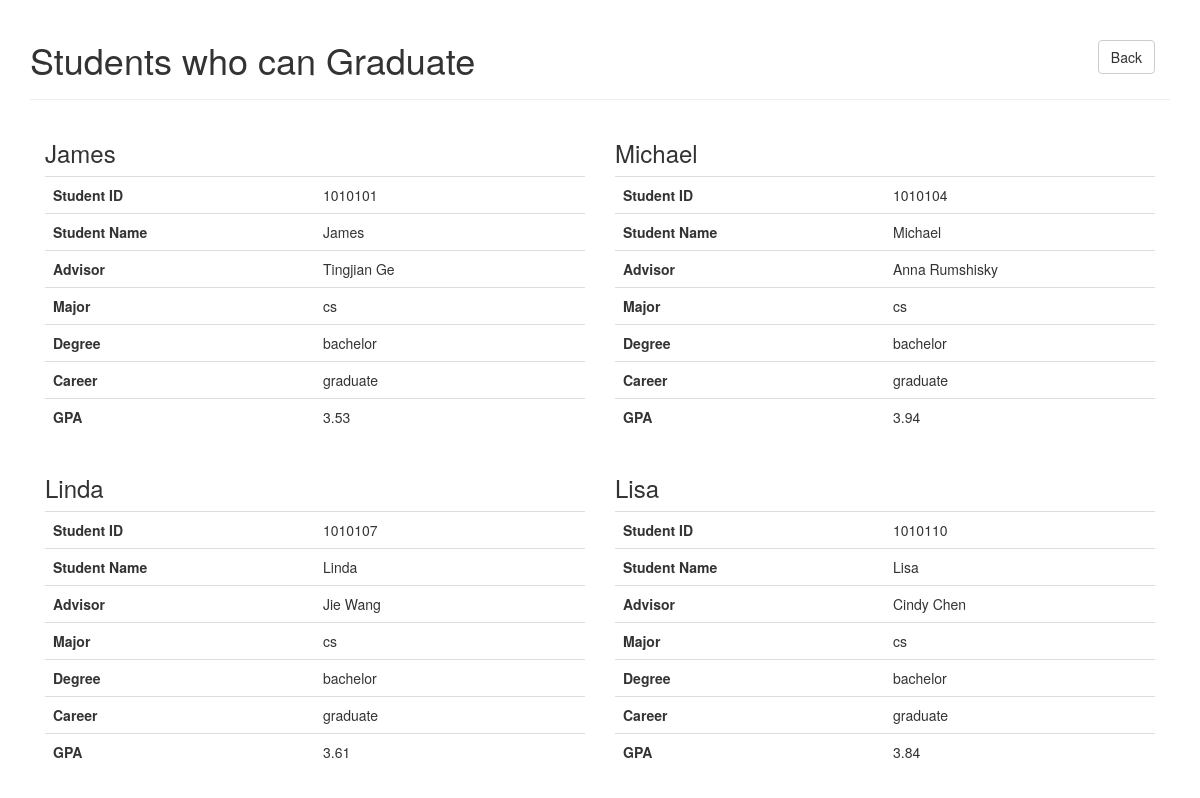
Screenshot of /studentsGraduating.php with the database file from the repository.
### tables this page shows
CREATE TABLE `students` (
  `SID` int(11) NOT NULL,
  `name` varchar(255) DEFAULT NULL,
  `IID` int(11) DEFAULT NULL,
  `major` varchar(255) DEFAULT NULL,
  `degreeHeld` varchar(255) DEFAULT NULL,
  `career` varchar(255) DEFAULT NULL,
  PRIMARY KEY (`SID`),
  KEY `IID` (`IID`),
  CONSTRAINT `students_ibfk_1` FOREIGN KEY (`IID`) REFERENCES `instructors` (`IID`) ON DELETE CASCADE ON UPDATE CASCADE
);

CREATE TABLE `instructors` (
  `IID` int(11) NOT NULL,
  `name` varchar(255) DEFAULT NULL,
  `rank` varchar(255) DEFAULT NULL,
  PRIMARY KEY (`IID`)
);

### html/functions.php (the view, shortened to what this page needs)
<?php
  function doQuery($query) {
    $con = new mysqli("localhost", "root", "", "GradStudents");
    $result = $con->query($query);
    return $result;
  }
  function calculateGPA($SID) {
    $possibleGrades = array("A"  => 4.00,
                            "A-" => 3.7,
                            "B+" => 3.3,
                            "B"  => 3.00,
                            "B-" => 2.7,
                            "C+" => 2.3,
                            "C"  => 2.00,
                            "C-" => 1.7,
                            "D+" => 1.3,
                            "D"  => 1.0,
                            "F"  => 0.00);
    $enrolled = doQuery("SELECT CID, grade FROM enrollment WHERE SID = '$SID'");
    $grade = 0;
    $count = 0;
    while($row = $enrolled->fetch_assoc()) {
      $course = doQuery("SELECT groupID FROM courses WHERE CID =".$row['CID'])->fetch_assoc();
      if ($course['groupID'] > 0) {
        $grade += $possibleGrades[$row['grade']];
        $count++;
      }
    }
    $grade /= $count;
    return $grade;
  }
  function displayStudentInfo($SID) {
      $student = doQuery("SELECT * FROM students WHERE SID = '$SID'")->fetch_assoc();
      $instructor = doQuery("SELECT name FROM instructors WHERE IID =".$student['IID'])->fetch_assoc();
      echo '
      <div class="table-responsive">
        <table class="table table-hover">
          <tr>
            <th class="col-md-2">Student ID</th>
            <td class="col-md-2">', $SID, '</td>
          </tr>
          <tr>
            <th class="col-md-2">Student Name</th>
            <td class="col-md-2">', $student['name'], '</td>
          </tr>
          <tr>
            <th class="col-md-2">Advisor</th>
            <td class="col-md-2">', $instructor['name'], '</td>
          </tr>
          <tr>
            <th class="col-md-2">Major</th>
            <td class="col-md-2">', $student['major'], '</td>
          </tr>
          <tr>
            <th class="col-md-2">Degree</th>
            <td class="col-md-2">', $student['degreeHeld'], '</td>
          </tr>
          <tr>
            <th class="col-md-2">Career</th>
            <td class="col-md-2">', $student['career'], '</td>
          </tr>
          <tr>
            <th class="col-md-2">GPA</th>
            <td class="col-md-2">', calculateGPA($SID), '</td>
          </tr>
        </table>
      </div>';
  }
  function returnStudentGraduationStatus($SID) {
    $credits     = 0;
    $grade       = 0;
    $counter     = 0;
    $lessThanB   = 0;
    $groups      = array(0, 0, 0, 0, 0);
    $canGraduate = 1;
    $possibleGrades = array("A"  => 4.00,
                            "A-" => 3.7,
                            "B+" => 3.3,
                            "B"  => 3.00,
                            "B-" => 2.7,
                            "C+" => 2.3,
                            "C"  => 2.00,
                            "C-" => 1.7,
                            "D+" => 1.3,
                            "D"  => 1.0,
                            "F"  => 0.00);
    $enrolled = doQuery("SELECT * FROM enrollment WHERE SID = '$SID'");
    while($row = $enrolled->fetch_assoc()) {
      $class = doQuery("SELECT * FROM courses WHERE CID =".$row['CID'])->fetch_assoc();
      if ($class['groupID'] > 0) {
        if ($class['name'] == 'Algorithms')
          $groups[1] = 1;
        elseif ($class['groupID'] > 1)
          $groups[$class['groupID']] = 1;
        $credits += $class['credits'];
        $grade   += $possibleGrades[$row['grade']];
        $counter += 1;
        if ($possibleGrades[$row['grade']] < $possibleGrades['B'])
          $lessThanB += 1;
      }
    }
    $grade /= $counter;
    if ($credits < 30) {
      $canGraduate = 0;
    }
    if ($groups[1] == 0) {
      $canGraduate = 0;
    }
    if ($groups[4] == 0) {
      $canGraduate = 0;
    }
    if ($grade < $possibleGrades['B']) {
      $canGraduate = 0;
    }
    if ($lessThanB > 2) {
      $canGraduate = 0;
    }
    $conditions = doQuery("SELECT CID FROM conditions
                          WHERE SID = '$SID' AND
                                CID NOT IN (SELECT CID FROM enrollment
                                            WHERE SID = '$SID')");
    while($row = $conditions->fetch_assoc()) {
      $canGraduate = 0;
    }
    return $canGraduate;
  }
?>

### html/studentsGraduating.php (shortened to what this page needs)
<!DOCTYPE html>
<html lang="en">
  <head>
    <?php
      include('head.php'); include('functions.php');
    ?>
  <body>
    <div class="container">
      <div class='page-header'>
        <div class='btn-toolbar pull-right'>
          <div class="col-md-2">
            <a href="index.php" class="btn btn-default" role="button">Back</a>
          </div>
        </div>
        <h1>Students who can Graduate</h1>
      </div>
      <?php
        $students = doQuery("SELECT SID, name FROM students");
        while ($row = $students->fetch_assoc()) {
          if (returnStudentGraduationStatus($row['SID'])) {
            echo '<div class="col-xs-6">
              <h3>', $row['name'], '</h3>';
              displayStudentInfo($row['SID']);
            echo '</div>';
          }
        }
      ?>
    </div>
  </body>
</html>

### html/head.php (shortened to what this page needs)
<link rel="stylesheet" href="https://maxcdn.bootstrapcdn.com/bootstrap/3.3.6/css/bootstrap.min.css">

### html/head.php (style rules this page uses)
body { background: white !important; }

### rows the page displays
students: name "James", SID "1010101", IID.name "Tingjian Ge", major "cs", degreeHeld "bachelor", career "graduate", SID "3.53"
students: name "Michael", SID "1010104", IID.name "Anna Rumshisky", major "cs", degreeHeld "bachelor", career "graduate", SID "3.94"
students: name "Linda", SID "1010107", IID.name "Jie Wang", major "cs", degreeHeld "bachelor", career "graduate", SID "3.61"
students: name "Lisa", SID "1010110", IID.name "Cindy Chen", major "cs", degreeHeld "bachelor", career "graduate", SID "3.84"
